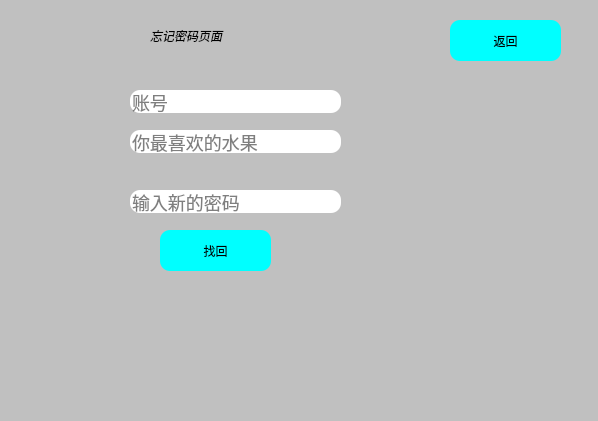
<?xml version="1.0" encoding="UTF-8"?>
<ui version="4.0">
 <class>FindPassword</class>
 <widget class="QDialog" name="FindPassword">
  <property name="geometry">
   <rect>
    <x>0</x>
    <y>0</y>
    <width>598</width>
    <height>421</height>
   </rect>
  </property>
  <property name="windowTitle">
   <string>Dialog</string>
  </property>
  <property name="styleSheet">
   <string notr="true">background-color: rgb(192, 192, 192);</string>
  </property>
  <widget class="QLineEdit" name="lineEdit_account">
   <property name="geometry">
    <rect>
     <x>130</x>
     <y>90</y>
     <width>211</width>
     <height>23</height>
    </rect>
   </property>
   <property name="styleSheet">
    <string notr="true">color: #000000;
background-color: rgb(255, 255, 255);
	font-size:18px;
	border-style:outset;
	border-radius:10px;</string>
   </property>
   <property name="placeholderText">
    <string>账号</string>
   </property>
  </widget>
  <widget class="QLineEdit" name="lineEdit_question">
   <property name="geometry">
    <rect>
     <x>130</x>
     <y>130</y>
     <width>211</width>
     <height>23</height>
    </rect>
   </property>
   <property name="styleSheet">
    <string notr="true">color: #000000;
background-color: rgb(255, 255, 255);
	font-size:18px;
	border-style:outset;
	border-radius:10px;</string>
   </property>
   <property name="placeholderText">
    <string>你最喜欢的水果</string>
   </property>
  </widget>
  <widget class="QPushButton" name="btn_find">
   <property name="geometry">
    <rect>
     <x>160</x>
     <y>230</y>
     <width>111</width>
     <height>41</height>
    </rect>
   </property>
   <property name="styleSheet">
    <string notr="true">background:#00FFFF;
	border-style:outset;
	border-radius:10px;</string>
   </property>
   <property name="text">
    <string>找回</string>
   </property>
  </widget>
  <widget class="QLineEdit" name="lineEdit_newPassword">
   <property name="geometry">
    <rect>
     <x>130</x>
     <y>190</y>
     <width>211</width>
     <height>23</height>
    </rect>
   </property>
   <property name="styleSheet">
    <string notr="true">color: #000000;
background-color: rgb(255, 255, 255);
	font-size:18px;
	border-style:outset;
	border-radius:10px;</string>
   </property>
   <property name="placeholderText">
    <string>输入新的密码</string>
   </property>
  </widget>
  <widget class="QLabel" name="label">
   <property name="geometry">
    <rect>
     <x>150</x>
     <y>20</y>
     <width>231</width>
     <height>31</height>
    </rect>
   </property>
   <property name="styleSheet">
    <string notr="true">font: 700 16pt &quot;Microsoft YaHei UI&quot;;
background:rgba(85,170,225,0);
	font-style: italic bold;
	font size:14px;</string>
   </property>
   <property name="text">
    <string>忘记密码页面</string>
   </property>
  </widget>
  <widget class="QPushButton" name="btn_return">
   <property name="geometry">
    <rect>
     <x>450</x>
     <y>20</y>
     <width>111</width>
     <height>41</height>
    </rect>
   </property>
   <property name="styleSheet">
    <string notr="true">background:#00FFFF;
	border-style:outset;
	border-radius:10px;</string>
   </property>
   <property name="text">
    <string>返回</string>
   </property>
  </widget>
 </widget>
 <resources/>
 <connections/>
</ui>
